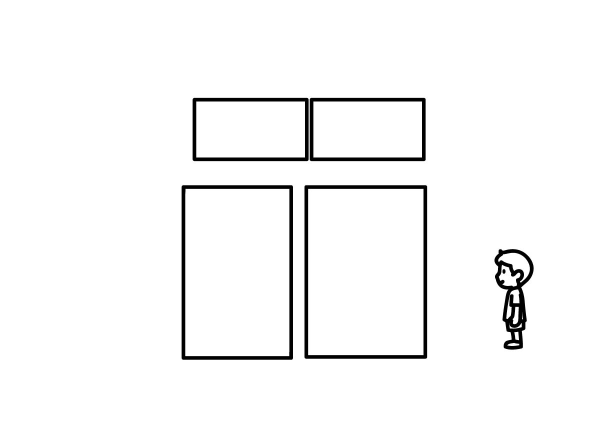
#> input picture utils/image_convert/1.jpg, 1191 x 842 px (shown at 1/2 size)
$ python -i convert_image_to_dat.py   (imports and definitions only)
#> lines starting #> are read from the running program, lines starting #| are printed output that depends on the picture; after the words box and inside, x2 and y2 are one past the last pixel; in counts of white or black regions, pixels touching at a corner belong together
#> in bitmap_to_contour_svg, img is the input picture: shape (842, 1191, 3); min 0, max 255, mean 246.8
import logging
import subprocess
from typing import Iterable, List, Tuple, Union
import matplotlib.pyplot as plt
import cv2
import numpy as np
import vtracer

from config import inkscape_path
from utils.image_convert.gcode_to_dat import convert_gcode_to_dat
from utils.image_convert.png_to_svg import cv_png_to_svg, cv_camera_png_to_svg, convert_bitmap_to_svg, \
    adjust_svg_position
from utils.image_convert.unicorn import convert_svg_to_gcode

import xml.etree.ElementTree as ET


#xiaojuzi 2023111
# [122 lines left out: functions convert_png_to_svg, convert_camera_png_to_svg, svg_to_gcode, gcode_to_dat, convert_image_to_dat, convert_camera_image_to_dat and 5 more, not called in this run]


def look_shape(a: Iterable) -> Tuple:
    # for debug
    return np.array(a).shape


def length_within_points(a: Iterable, empty_value: Union[int, float] = 0) -> int:
    """
        a simple instance:
            array : [empty_value, empty_value, empty_value, 1, empty_value, 0, 1, 2, empty_value]
            Then length_within_points(array) will return index diff between 1 and 2, which is 5
    """
    a = list(a)
    l_pivot, r_pivot = -1, -2
    for index, (l_val, r_val) in enumerate(zip(a[::1], a[::-1])):
        if l_val != empty_value and l_pivot == -1:
            l_pivot = index
        if r_val != empty_value and r_pivot == -2:
            r_pivot = len(a) - index

    return r_pivot - l_pivot + 1


def dump_rings_from_image(image: np.ndarray, output_path: str, plot_dict: dict = {"color": "k", "linewidth": 1.5},
                          default_height: float = 12) -> List[np.ndarray]:

#> called with output_path = 'out.png', default_height = 12
    blur = cv2.GaussianBlur(image, (3, 3), 0)
    gray = cv2.cvtColor(blur, cv2.COLOR_BGR2GRAY)
    edge = cv2.Canny(gray, 50, 150)
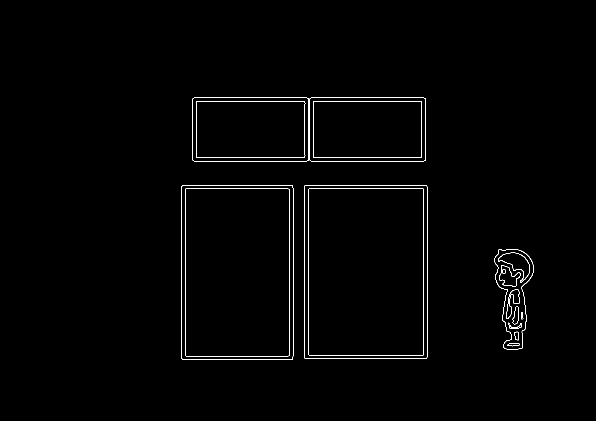
#> edge: shape (842, 1191) (shown at 1/2 size); 0.88% white in thin lines or dots, all inside (x1, y1, x2, y2) = (363, 195, 1068, 720)

    valid_width = length_within_points(edge.sum(axis=0))
#> in length_within_points, `a = list(a)`: a = 1191 values, max 90015 at index 616, min 0 at index 0, mean 1885.2
#> the loop in length_within_points, `for index, (l_val, r_val) in enumerate(zip(a[::1], a[::-1])):` made 1191 passes
#> r_pivot on pass 124: 1068
#> l_pivot on pass 364: 363
#> after the loop in length_within_points, `for index, (l_val, r_val) in enumerate(zip(a[::1], a[::-1])):`: l_pivot = 363; r_pivot = 1068
#> valid_width = 706
    valid_height = length_within_points(edge.sum(axis=1))
#> the loop in length_within_points (call 2), `for index, (l_val, r_val) in enumerate(zip(a[::1], a[::-1])):` made 842 passes
#> r_pivot on pass 123: 720
#> l_pivot on pass 196: 195
#> valid_height = 526
    true_ratio = valid_width / valid_height
#> true_ratio = 1.34

    contour_tuple = cv2.findContours(edge, mode=cv2.RETR_TREE, method=cv2.CHAIN_APPROX_NONE)
#> contour_tuple = 36 contours, 2 with area under 20; largest, box (x1, y1, x2, y2) and area: (608, 370, 855, 718) 85343, (608, 370, 855, 718) 85338, (363, 370, 587, 720) 77810, (363, 370, 587, 720) 77802, (616, 377, 848, 711) 76915
    contours = contour_tuple[0]
#> contours has the same summary as contour_tuple
    rings = [np.array(c).reshape([-1, 2]) for c in contours]
#> rings = 36 items

    max_x, max_y, min_x, min_y = 0, 0, 0, 0
    for ring in rings:
        max_x = max(max_x, ring.max(axis=0)[0])
        max_y = max(max_y, ring.max(axis=0)[1])
        min_x = max(min_x, ring.min(axis=0)[0])
        min_y = max(min_y, ring.min(axis=0)[1])
#> this loop made 36 passes
#> (max_y, min_x, min_y) on passes 1 to 12: (699, 989, 498), (699, 989, 498), (699, 1015, 686), (699, 1015, 686), (699, 1029, 686), (699, 1029, 686), (699, 1029, 686), (699, 1029, 686), (699, 1043, 686), (699, 1043, 686), (699, 1043, 686), (699, 1043, 686)

    plt.figure(figsize=[default_height * true_ratio, default_height])

    for _, ring in enumerate(rings):
        close_ring = np.vstack((ring, ring[0]))
        xx = close_ring[..., 0]
        yy = max_y - close_ring[..., 1]
        plt.plot(xx, yy, **plot_dict)
#> this loop made 36 passes
#> (xx, yy) on pass 10: ([1043, 1044, 1045, 1045, 1044, 1043, 1043], [94, 95, 94, 93, 92, 93, 94])

    plt.axis("off")
    plt.savefig(output_path,transparent=True)
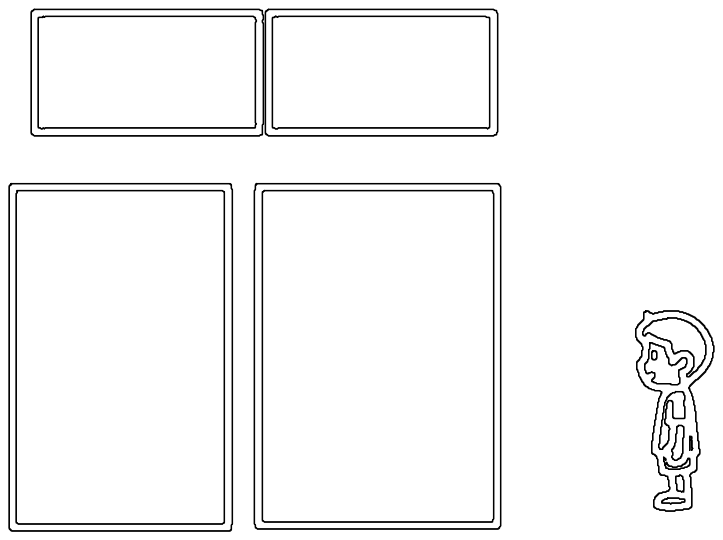
#> figure drawn by matplotlib, 1 panel


def bitmap_to_contour_svg(input_bitmap_path: str, output_svg_path: str):
    img = cv2.imread(input_bitmap_path)
    dump_rings_from_image(img, output_path=output_svg_path)

    # 定义命令 0.84 本地用
    # inkscape_path = "E:/Inkscape1.1.2/bin/inkscape.exe"
    # command = f'{inkscape_path} {output_svg_path} --verb=EditSelectAll --verb=SelectionSimplify --verb=FileSave --verb=FileClose'
    # 线上命令用
    # inkscape_path = 'inkscape'
    command = f'{inkscape_path} {output_svg_path} --batch-process --actions="EditSelectAll;SelectionSimplify;FileSave;FileClose"'
    # 执行命令
    subprocess.run(command)
#> (this line was passed over: subprocess is not available in this run)

    removeXml(output_svg_path)

def removeXml(input):

    # 读取SVG文件
#> (the run stopped early here; a loop or call above may not have finished)
